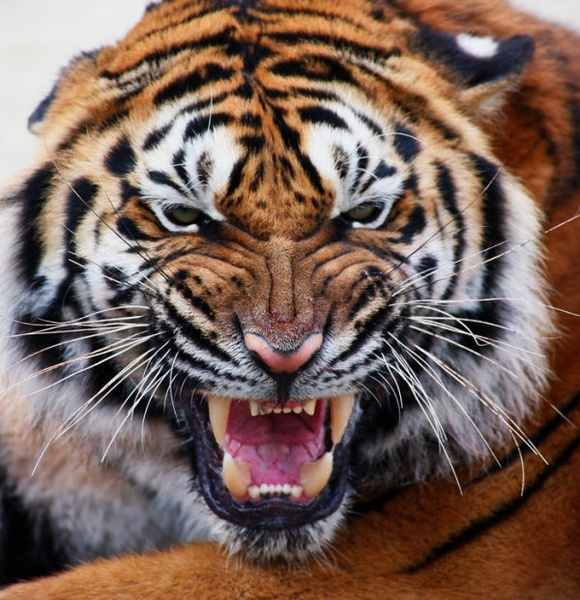
#> input picture DataScience/04.WorkingImagesText/tiger.jpg, 580 x 600 px
$ jupyter execute --allow-errors 'Working with Text and Images Lecture.ipynb'   (shell and % lines are left out)
#> lines starting #> are read from the running program, lines starting #| are printed output that depends on the picture; after the words box and inside, x2 and y2 are one past the last pixel; in counts of white or black regions, pixels touching at a corner belong together
[cell 1]
import numpy as np
import pandas as pd
import matplotlib.pyplot as plt

import skimage.io
from scipy.ndimage.filters import convolve
from collections import Counter
import re
import nltk
from nltk.corpus import stopwords
from nltk.stem.porter import PorterStemmer

from sklearn.datasets import fetch_20newsgroups
from sklearn.feature_extraction.text import TfidfVectorizer

# Lecture demos

## Kaggle
## github awesomedatasets
## UCI machinelearning

[cell 2]
tiger_image = skimage.io.imread("tiger.jpg")
#> tiger_image is the input picture: shape (600, 580, 3); mean R, G, B 120.5, 97.3, 87.5

[cell 3]
tiger_image.shape
#> Out = (600, 580, 3)

[cell 4]
type(tiger_image)

[cell 5]
plt.imshow(tiger_image)
# skimage.io.imshow(tiger_image)
plt.show()

[cell 6]
tiger_image[0][0] # R G B
#> Out = [223, 224, 226]

[cell 7]
tiger_image[0, 0, 0]
#> Out = 223

[cell 8]
tiger_image[0, :, 0] # all values for red on first ROW
#> Out = 580 values, max 236 at index 127, min 24 at index 252, mean 180.7

[cell 9]
green_channel = tiger_image[:,:,1]
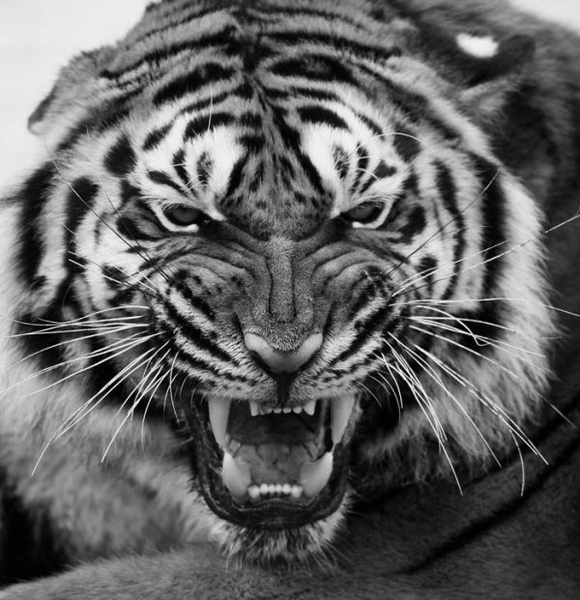
#> green_channel: shape (600, 580); min 0, max 255, mean 97.3
red_channel = tiger_image[:,:,0]
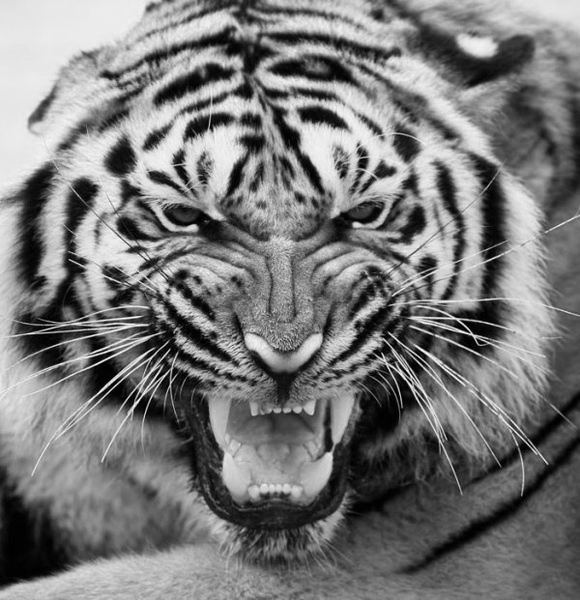
#> red_channel: shape (600, 580); min 0, max 255, mean 120.5
blue_channel = tiger_image[:,:,2]
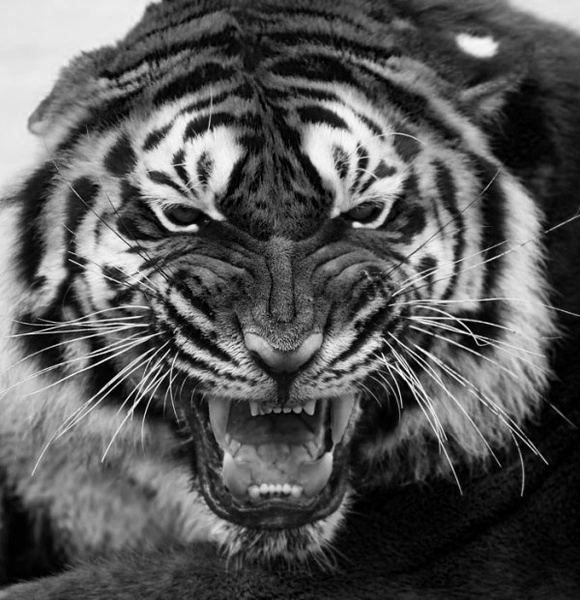
#> blue_channel: shape (600, 580); min 0, max 255, mean 87.5

green_channel

[cell 10]
plt.imshow(red_channel, cmap="gray")
plt.show()
plt.imshow(green_channel, cmap="gray")
plt.show()
plt.imshow(blue_channel, cmap="gray")
plt.show()

[cell 11]
red_channel.ravel() # mmulty to 1D array

[cell 12]
plt.hist(red_channel.ravel(), bins = 256, color = "r", alpha = 0.7)

plt.hist(blue_channel.ravel(), bins = 256, color = "b", alpha = 0.7)

plt.hist(green_channel.ravel(), bins = 256, color = "g", alpha = 0.7)
plt.xlim(0, 256)
plt.show()
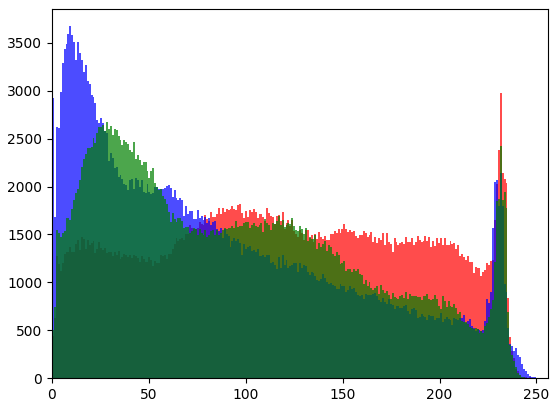
#> figure drawn by matplotlib, 1 panel; tallest bar 2981 high, from x = 231.1 to 232.1; tallest bar 3673 high, from x = 8.96 to 9.96; tallest bar 2678 high, from x = 27.89 to 28.89

[cell 13]
grey_image = tiger_image.mean(axis = 2).astype(np.uint8) # mean only for color dimentions
grey_image

[cell 14]
plt.imshow(grey_image, cmap="gray")
plt.show()

[cell 15]
gamma_corrected = 0.299 *red_channel + 0.587 * green_channel + 0.114 * blue_channel

[cell 16]
plt.imshow(gamma_corrected, cmap="gray")
plt.show()

# Convolution

[cell 17]
kernel = np.array([
    [ 0, -1, 0],
    [-1,  5, -1],
    [ 0, -1, 0],

])
sharpen_img = convolve(red_channel, kernel)
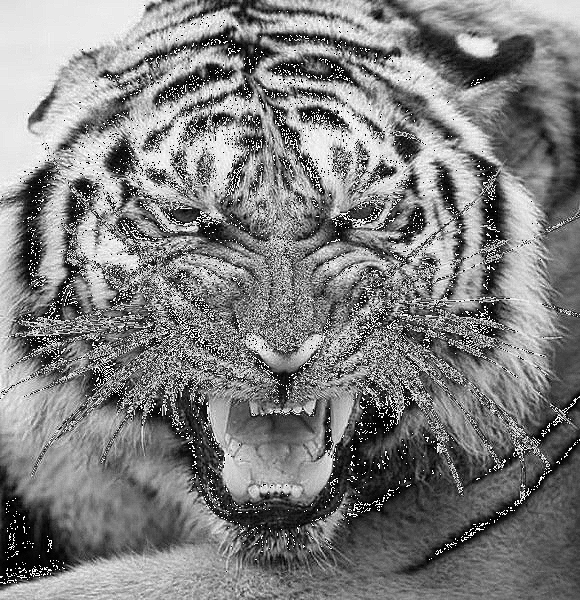
#> sharpen_img: shape (600, 580); min 0, max 255, mean 126.6

[cell 18]
plt.figure(figsize = (10,10) )
plt.imshow(sharpen_img, cmap = 'gray')
plt.show()

[cell 19]
combine_image = (red_channel * 0.9 + sharpen_img * 0.1).astype(np.uint8)

[cell 20]
plt.figure(figsize = (10,10) )
plt.imshow(combine_image, cmap = 'gray')
plt.show()

## Tresholding

[cell 21]
treshold = 200
is_smaller = red_channel <=treshold
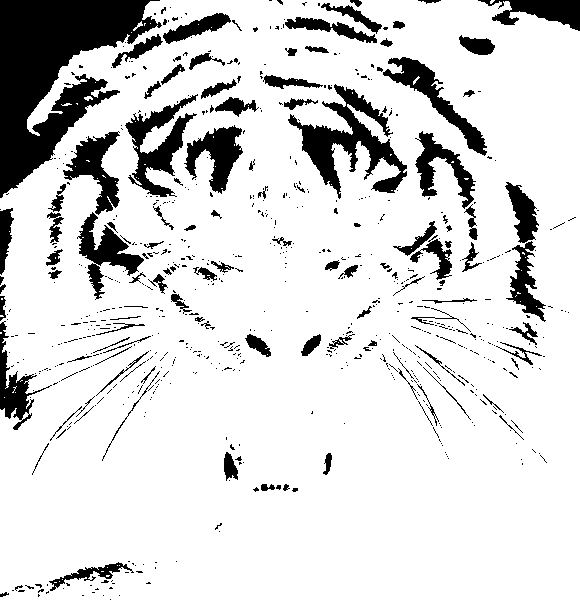
#> is_smaller: shape (600, 580) bool; 84.8% white; 715 black regions (601 under 20 px), largest, box (x1, y1, x2, y2) and area: (0, 0, 162, 198) 15392, (288, 84, 407, 199) 4462, (125, 94, 198, 197) 2676
tresholded_image = red_channel.copy()

[cell 22]
tresholded_image[is_smaller] = 0
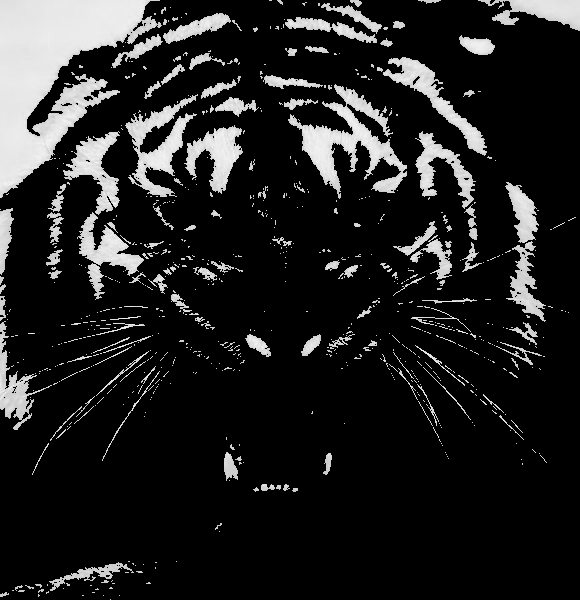
#> tresholded_image: shape (600, 580); min 0, max 255, mean 33.4
tresholded_image[~is_smaller] = 255
tresholded_image

[cell 23]
plt.figure(figsize = (10,10) )
plt.imshow(tresholded_image, cmap = 'gray')
plt.show()

## Text processing

[cell 24]
alice = ""
with open("alice.txt", "r", encoding="utf-8") as file:
#> (reads DataScience/04.WorkingImagesText/alice.txt from the repository)
    alice = file.read()

[cell 25]
print(alice)

[cell 26]
alice[3:24]

[cell 27]
counter = Counter(alice)
counter

[cell 28]
counter.most_common(30)

[cell 29]
alice_words = re.split("\W+", alice)
alice_words = [ word.lower() for word in alice_words ]

[cell 30]
word_counter = Counter(alice_words)

[cell 31]
word_counter.most_common(10)

[cell 32]
nltk.download("stopwords")
#> (this line was passed over: nltk is not available in this run)
